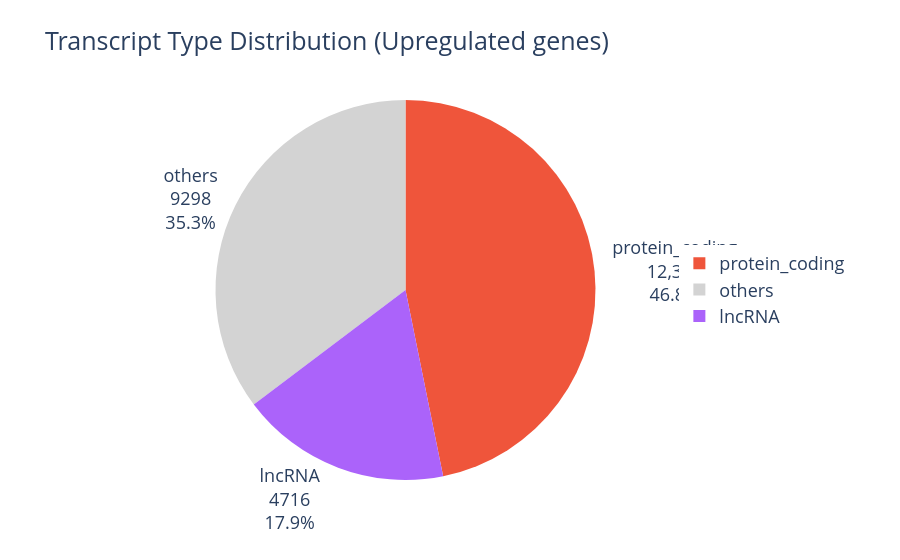

The notebook cell this image was saved under:
### Markdown cell above
&nbsp;

### up5p

### Code cell
# Define custom colors for each gene category
transcript_category_colors = {
    'protein_coding': '#EF553B',  # Red-orange (画像のmRNAに合わせて赤みがかったオレンジ色)
    'others': '#D3D3D3',  # LightGray (薄い灰色)
    'lncRNA': '#AB63FA'  # Purple (画像のDivergent p-lncRNAに合わせて紫色)
    # 'p-lncRNA, intergenic': '#4682B4',  # Steelblue (画像のIntergenic p-lncRNAに合わせてsteelblue)
    # 'e-lncRNA': '#00CC96'  # Teal-green (画像のe-lncRNAに合わせて緑色)
}

transcript_category_counts_up = (
    up5p_complete_classification
    .group_by("original_flag")  # Group by gene category column
    .agg(pl.len().alias("count"))  # Count occurrences
    .sort("count", descending=True)  # Sort by count in descending order
)

# Enhanced pie chart with custom colors
fig_basic = px.pie(
    transcript_category_counts_up.to_pandas(),  # Convert Polars to Pandas for plotly
    values='count',
    names='original_flag',
    title='Transcript Type Distribution (Upregulated genes)',
    color='original_flag',  # Add color parameter
    color_discrete_map=transcript_category_colors  # Apply custom color mapping
)

# Customize the appearance
fig_basic.update_traces(
    textposition='outside',  # Place text outside pie slices
    textinfo='value+percent+label',  # Show value, percentage and label
    hovertemplate='<b>%{label}</b><br>Count: %{value}<br>Percentage: %{percent}<extra></extra>'
)

# Update layout for better appearance
fig_basic.update_layout(
    font_size=18,
    showlegend=True,
    legend=dict(
        orientation="v",
        yanchor="middle",
        y=0.5,
        xanchor="left",
        x=1.01
    )
)

fig_basic.show()

### Figure 1 — Plotly figure (JSON) as saved in the notebook; plotly's stock layout.template omitted (floating-point values rounded to 4 significant figures)
{"data": [{"customdata": [["protein_coding"], ["others"], ["lncRNA"]], "domain": {"x": [0, 1], "y": [0, 1]}, "hovertemplate": "<b>%{label}</b><br>Count: %{value}<br>Percentage: %{percent}<extra></extra>", "labels": ["protein_coding", "others", "lncRNA"], "legendgroup": "", "marker": {"colors": ["#EF553B", "#D3D3D3", "#AB63FA"]}, "name": "", "showlegend": true, "textinfo": "value+percent+label", "textposition": "outside", "type": "pie", "values": [12340, 9298, 4716]}], "layout": {"font": {"size": 18}, "legend": {"orientation": "v", "tracegroupgap": 0, "x": 1.01, "xanchor": "left", "y": 0.5, "yanchor": "middle"}, "showlegend": true, "title": {"text": "Transcript Type Distribution (Upregulated genes)"}}}
